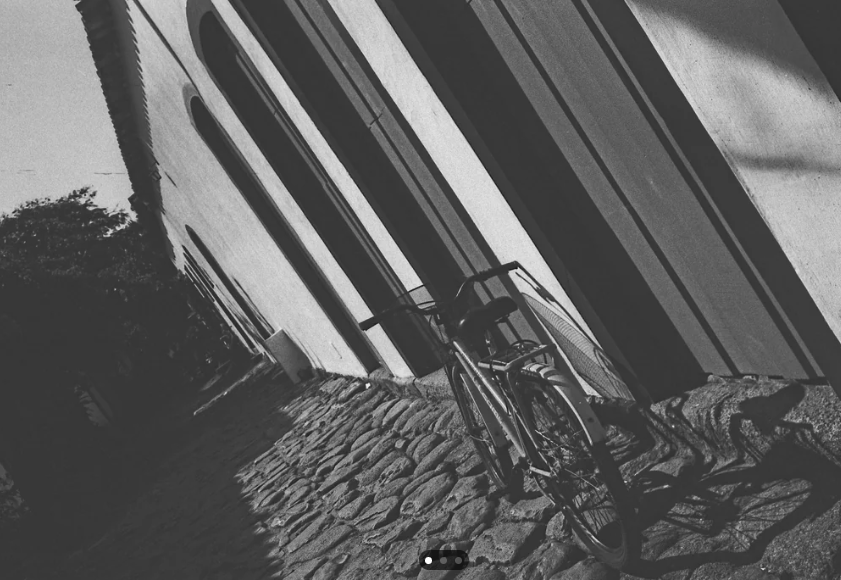
#> input picture управление/temp/n_k.png, 841 x 580 px
$ python 6_1_2.py
#> lines starting #> are read from the running program, lines starting #| are printed output that depends on the picture; after the words box and inside, x2 and y2 are one past the last pixel; in counts of white or black regions, pixels touching at a corner belong together
import cv2
import numpy as np
import matplotlib.pyplot as plt

# Загрузка изображения
img = cv2.imread('n_k.png')  # замените на ваш файл
#> img is the input picture: shape (580, 841, 3); mean B, G, R 95.8, 95.8, 95.8
if img is None:
    # Если файла нет, создаем тестовое изображение
    img = np.ones((400, 600, 3), dtype=np.uint8) * 240
    # Рисуем дома
    cv2.rectangle(img, (100, 200), (250, 350), (180, 180, 180), -1)
    cv2.rectangle(img, (120, 220), (150, 280), (100, 100, 200), -1)
    cv2.rectangle(img, (180, 220), (230, 280), (100, 100, 200), -1)
    cv2.rectangle(img, (300, 150), (450, 350), (160, 160, 160), -1)
    cv2.rectangle(img, (350, 200), (400, 280), (200, 200, 100), -1)
    # Рисуем машины
    cv2.rectangle(img, (150, 320), (250, 350), (200, 0, 0), -1)
    cv2.circle(img, (170, 350), 15, (50, 50, 50), -1)
    cv2.circle(img, (230, 350), 15, (50, 50, 50), -1)
    cv2.rectangle(img, (350, 320), (420, 350), (0, 0, 200), -1)
    cv2.circle(img, (370, 350), 15, (50, 50, 50), -1)
    cv2.circle(img, (400, 350), 15, (50, 50, 50), -1)

# Конвертация в RGB для matplotlib
img_rgb = cv2.cvtColor(img, cv2.COLOR_BGR2RGB)
img_gray = cv2.cvtColor(img, cv2.COLOR_BGR2GRAY)

# Детектор Канни
edges = cv2.Canny(img_gray, 30, 90)
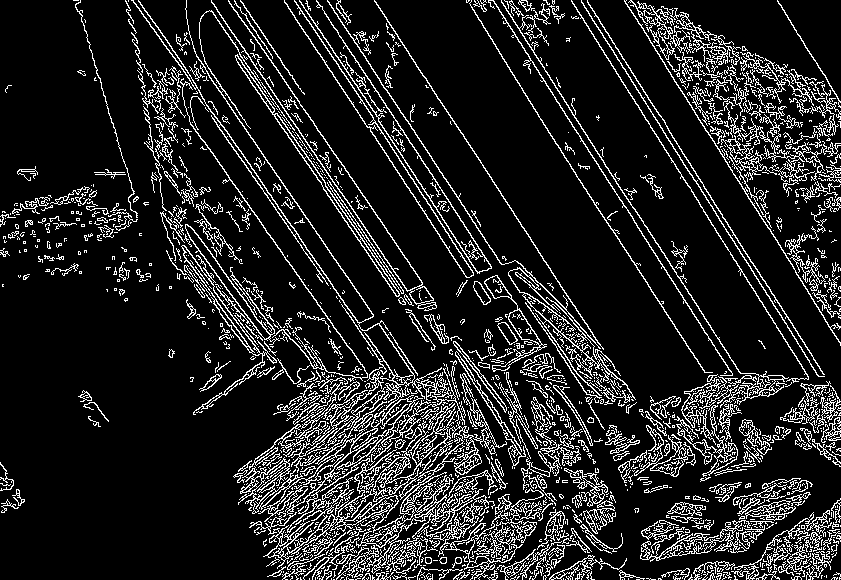
#> edges: shape (580, 841); 13.5% white in thin lines or dots

# Наложение контуров на оригинал (красным)
overlay = img_rgb.copy()
overlay[edges > 0] = [255, 0, 0]
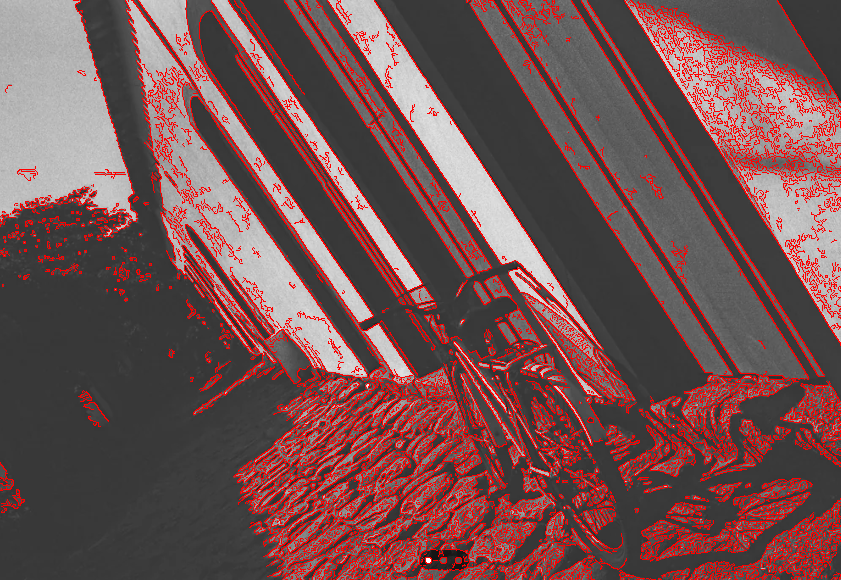
#> overlay: shape (580, 841, 3); 13.54% of pixels changed, all inside (x1, y1, x2, y2) = (0, 0, 841, 580)

# Создание слайда с тремя изображениями
fig, axes = plt.subplots(1, 3, figsize=(15, 5))

# Обычное фото
axes[0].imshow(img_rgb)
axes[0].set_title('Обычное фото', fontsize=14)
axes[0].axis('off')

# Результат Канни
axes[1].imshow(edges, cmap='gray')
axes[1].set_title('Детектор Канни', fontsize=14)
axes[1].axis('off')

# Наложение контуров
axes[2].imshow(overlay)
axes[2].set_title('Контуры поверх фото', fontsize=14)
axes[2].axis('off')

plt.tight_layout()
plt.show()
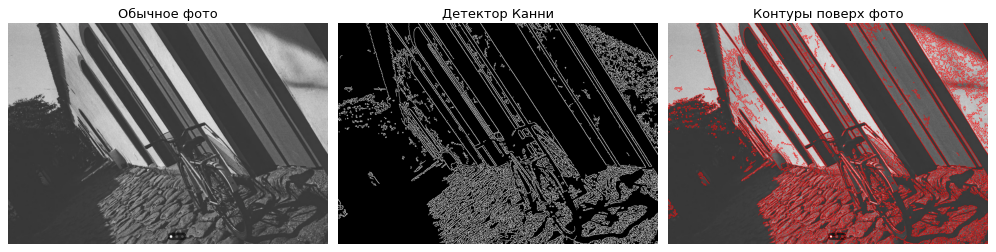
#> figure drawn by matplotlib, 3 panels

$ run again, with управление/temp/saturn.png copied over управление/temp/n_k.png
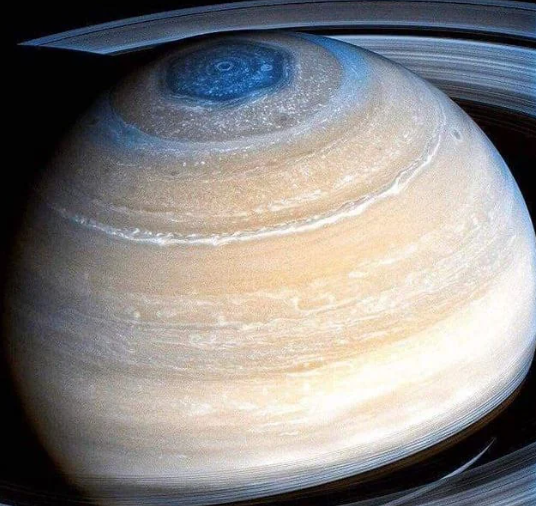
#> input picture управление/temp/saturn.png, 536 x 506 px
#> img is the input picture: shape (506, 536, 3); mean B, G, R 134.4, 135.4, 138
#> `edges = cv2.Canny(img_gray, 30, 90)`:
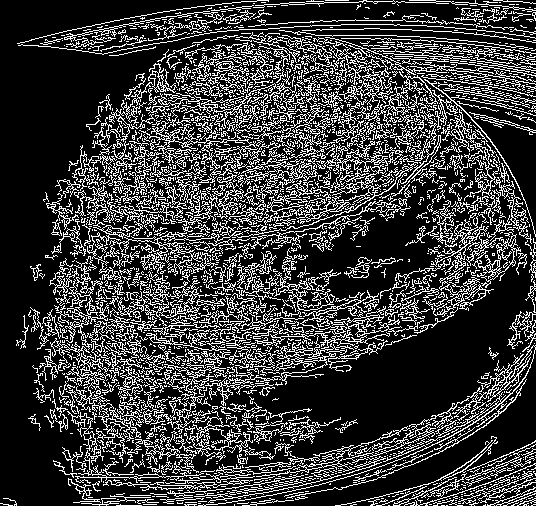
#> edges: shape (506, 536); 23.7% white in thin lines or dots
#> `plt.show()`:
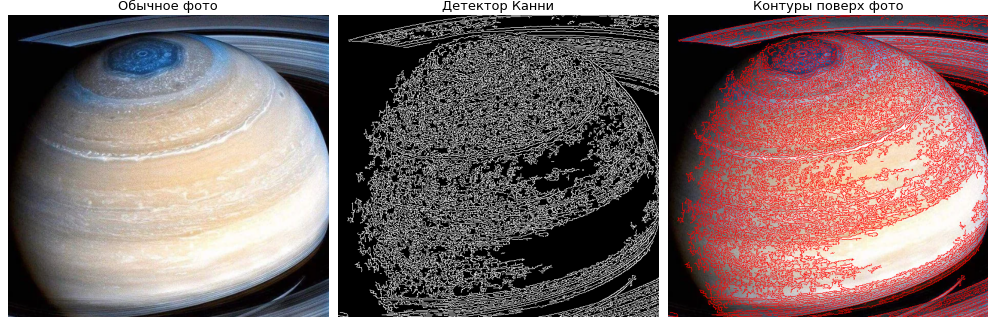
#> figure drawn by matplotlib, 3 panels

$ run again, with управление/temp/6_3_1.jpg saved as управление/temp/n_k.png
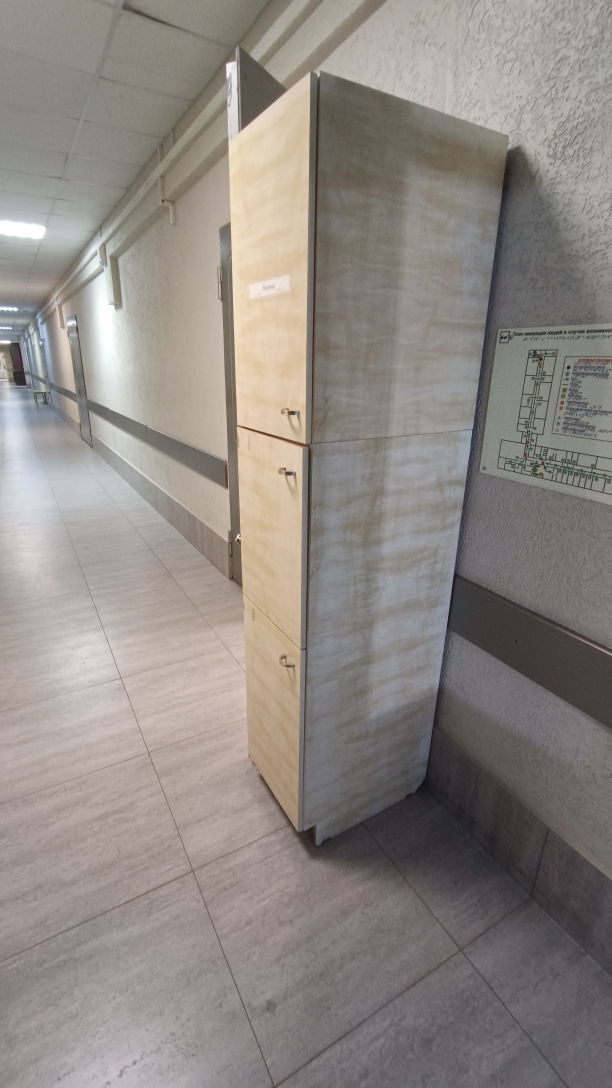
#> input picture управление/temp/6_3_1.jpg, 1836 x 3264 px (shown at 1/3 size)
#> img is the input picture: shape (3264, 1836, 3); mean B, G, R 131.4, 136.4, 142.7
#> `edges = cv2.Canny(img_gray, 30, 90)`:
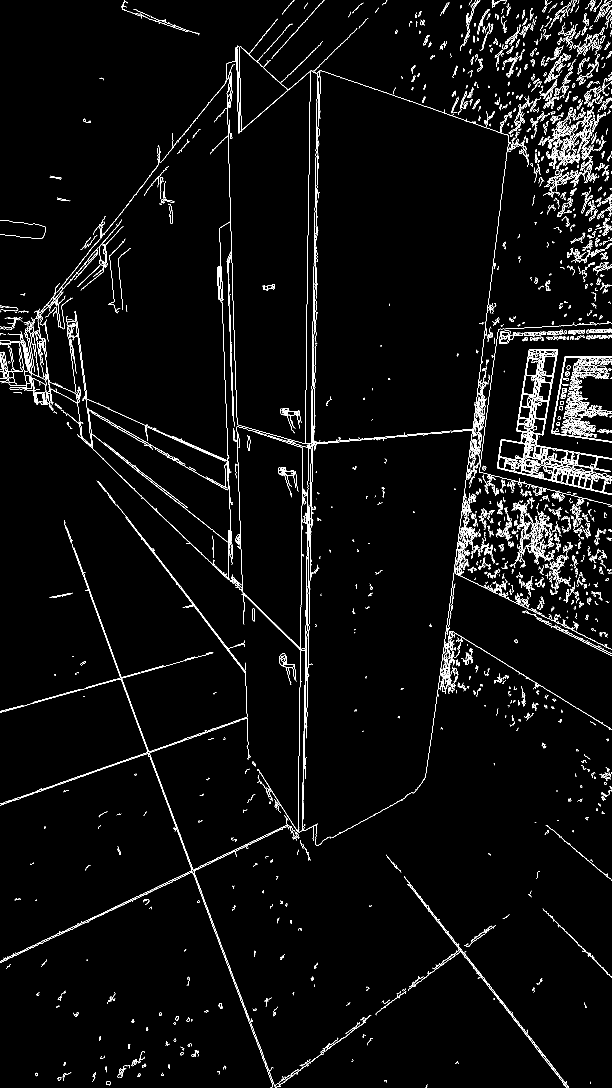
#> edges: shape (3264, 1836) (shown at 1/3 size); 2.5% white in thin lines or dots
#> `plt.show()`:
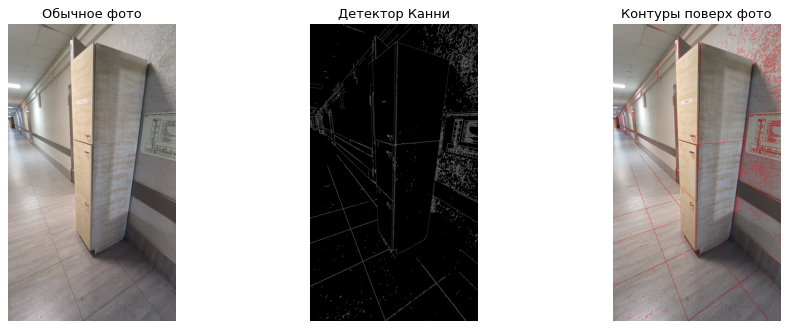
#> figure drawn by matplotlib, 3 panels
